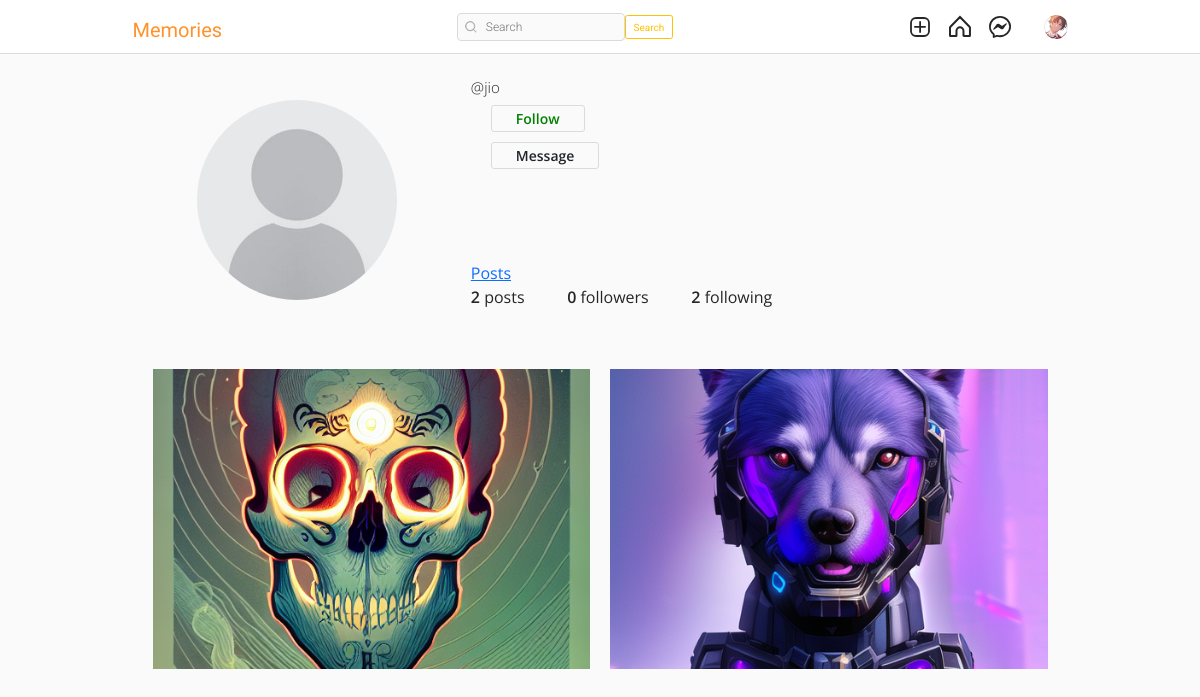
/jio/ (signed in), run on the app's committed database.
### authy/models.py (models this page shows, shortened)
class Profile(models.Model):
    user = models.OneToOneField(User, related_name='profile', on_delete=models.CASCADE)
    image = models.ImageField(upload_to="profile_pciture", null=True, default="default.jpg")
    first_name = models.CharField(max_length=200, null=True, blank=True)
    last_name = models.CharField(max_length=200, null=True, blank=True)
    bio = models.CharField(max_length=200, null=True, blank=True)
    location = models.CharField(max_length=200, null=True, blank=True)
    url = models.URLField(max_length=200, null=True, blank=True)
    favourite = models.ManyToManyField(Post, blank=True)

### post/models.py (models this page shows)
class Post(models.Model):
    id = models.UUIDField(primary_key=True, default=uuid.uuid4, editable=False)
    picture = models.ImageField(upload_to=user_directory_path, verbose_name="Picture")
    caption = models.CharField(max_length=10000, verbose_name="Caption")
    posted = models.DateField(auto_now_add=True)
    tags = models.ManyToManyField(Tag, related_name="tags")
    user = models.ForeignKey(User, on_delete=models.CASCADE)
    likes = models.IntegerField(default=0)
    def get_absolute_url(self):
        return reverse("post-details", args=[str(self.id)])

### authy/views.py (the view)
# urls.py: path("<username>/", UserProfile, name="profile"),
def UserProfile(request, username):
    Profile.objects.get_or_create(user=request.user)
    try:
        user = User.objects.get(username=username)
    except User.DoesNotExist:
        return render(request, "error_404.html")
    try:
        profile = Profile.objects.get(user=user)
    except Profile.DoesNotExist:
        return render(request, "error_404.html")
    url_name = resolve(request.path).url_name
    posts = Post.objects.filter(user=user).order_by("-posted")
    if url_name == "profile":
        posts = Post.objects.filter(user=user).order_by("-posted")
    else:
        posts = profile.favourite.all()
    posts_count = Post.objects.filter(user=user).count()
    following_count = Follow.objects.filter(follower=user).count()
    followers_count = Follow.objects.filter(following=user).count()
    follow_status = Follow.objects.filter(
        following=user, follower=request.user
    ).exists()
    paginator = Paginator(posts, 8)
    page_number = request.GET.get("page")
    posts_paginator = paginator.get_page(page_number)
    context = {
        "posts": posts,
        "profile": profile,
        "posts_count": posts_count,
        "following_count": following_count,
        "followers_count": followers_count,
        "posts_paginator": posts_paginator,
        "follow_status": follow_status,
    }
    return render(request, "profile.html", context)

### templates/profile.html (shortened to what this page needs)
{% extends 'base.html' %}
{% load static %}
{% block load_lib %}
    <link rel="stylesheet" href="{% static 'assets3/css/reset.css' %}">
    <link rel="stylesheet" href="{% static 'assets3/css/styles.css' %}">
    <link rel="stylesheet"
          href="https://use.fontawesome.com/releases/v5.2.0/css/all.css">
{% endblock load_lib %}
{% block content %}
    <header>
        <br>
        <br>
        <br>
        <div class="container">
            <div class="profile">
                <div class="profile-image">
                    <img src="{{ profile.image.url }}"
                         alt=""
                         style="width: 200px;
                                height: 200px">
                </div>
                <div class="profile-user-settings">
                    <h5 style="font-size: 15px;" class="profile-user-name">@{{ profile.user.username }}</h5>
                    <br>
                    <br>
                    {% if request.user.is_authenticated and request.user != profile.user %}
                        {% if follow_status == True %}
                            <a href="{% url 'follow' profile.user 0 %}"
                               class="btn profile-edit-btn"
                               style="color: red">Unfollow</a>
                            <br>
                            <br>
                        {% else %}
                            <a href="{% url 'follow' profile.user 1 %}"
                               class="btn profile-edit-btn"
                               style="color: green">Follow</a>
                            <br>
                            <br>
                        {% endif %}
                    {% endif %}
                    {% if request.user.is_authenticated and request.user != profile.user %}
                        <a href="{% url 'conversation' profile.user %}"
                           class="btn profile-edit-btn">Message</a>
                        <br>
                        <br>
                    {% endif %}
                    <br>
                </div>
                <div class="profile-bio">
                    <br>
                    <br>
                    <br>
                    <div class="profile-user-settings">
                        <a href="{% url 'profile' profile.user %}"
                           class="btns profiele-edit-btn">Posts</a>
                    </div>
                </div>
                <div class="profile-stats">
                    <ul>
                        <li>
                            <span class="profile-stat-count">{{ posts_count }}</span> posts
                        </li>
                        <li>
                            <span class="profile-stat-count">{{ followers_count }}</span> followers
                        </li>
                        <li>
                            <span class="profile-stat-count">{{ following_count }}</span> following
                        </li>
                    </ul>
                    <br>
                </div>
            </div>
        </div>
    </header>
    <main>
        <div class="container">
            <div class="gallery">
                {% for post in posts %}
                    <a href="{{ post.get_absolute_url }}">
                        <div class="gallery-item" tabindex="0">
                            <img src="{{ post.picture.url }}"
                                 class="gallery-image"
                                 alt=""
                                 style="width: 500px;
                                        height: 300px;
                                        object-fit: cover">
                        </div>
                    </a>
                {% endfor %}
            </div>
        </div>
    </main>
{% endblock content %}

### templates/base.html (shortened to what this page needs)
{% load static %}
<!DOCTYPE html>
<html lang="en">
    <head>
        <link rel="stylesheet"
              href="https://cdn.jsdelivr.net/npm/bootstrap-icons@1.8.1/font/bootstrap-icons.css">
        <link href="https://cdn.jsdelivr.net/npm/bootstrap@5.1.3/dist/css/bootstrap.min.css"
              rel="stylesheet"
>
        <link rel="stylesheet"
              type="text/css"
              href="{% static 'assets1/style.css' %}">
        {% block load_lib %}
        {% endblock load_lib %}
    </head>
    <body>
        <header class="header" style="z-index: 3;">
            <nav class="header__content">
                <div class="header__buttons">
                    <a href="{% url 'index' %}"
                       class="header__home"
                       style="text-decoration: none">
                        <span class="logo">Memories</span></a>
                </div>
                <form action="{% url 'search-users' %}" method="get">
                    <div class="header__search">
                        <input type="text" placeholder="Search" name="q" value="{{ request.GET.q }}">
                        <button class="btn btn-outline-warning" type="submit">Search</button>
                    </div>
                </form>
                <div class="header__buttons header__buttons--desktop">
                    <a href="{% url 'newpost' %}">
                    </a>
                    <a href="{% url 'index' %}">
                    </a>
                    <a href="{% url 'message' %}">
                    </a>
                    <a href="">
                        <button class="profile-button">
                            <a href="{% url 'profile' request.user %}">
                                <div class="profile-button__picture">
                                    <img src="{{ request.user.profile.image.url }}" alt="User Picture">
                                </div>
                            </a>
                        </button>
                    </a>
                </div>
            </nav>
        </header>
        {% block content %}
        {% endblock content %}
</body>
</html>

### static/assets1/style.css (style rules this page uses)
*, *::after, *::before { box-sizing: border-box; margin: 0; padding: 0; }
*, button, input, select, textarea { font-family: 'Roboto', sans-serif; }
:root { --primary: hsl(0, 0%, 100%); --secondary: hsl(0, 0%, 98%); --border: hsl(0, 0%, 86%); --story-border: hsl(0, 0%, 78%); --img-border: hsla(0, 0%, 0%, 0.1); --text-dark: hsl(0, 0%, 15%); --text-light: hsl(0, 0%, 60%); --like: hsl(355, 82%, 61%); --link: hsl(204, 100%, 48%); --header-height: 44px; --nav-height: 44px; }
body { min-height: 100vh; display: flex; flex-direction: column; overflow-y: auto; }
svg { display: block; }
img { max-width: 100%; }
.header { width: 100%; height: var(--header-height); background-color: var(--primary); display: flex; justify-content: center; position: fixed; top: 0; left: 0; }
.header::after { content: ''; position: absolute; bottom: 0; width: 100%; height: 1px; background-color: var(--border); }
.header__content { width: 100%; max-width: 975px; padding: 0 14px; display: flex; justify-content: space-between; align-items: center; }
.header__home { margin-top: 5px; }
.header__search { width: 216px; height: 28px; display: none; align-items: center; position: relative; }
.header__search svg { width: 12px; height: 12px; position: absolute; left: 8px; }
.header__search input { width: 100%; height: 100%; background-color: var(--secondary); padding: 4px 10px 4px 28px; border: 1px solid var(--border); border-radius: 4px; outline: none; font-size: 12px; font-weight: 300; text-decoration: none; color: var(--text-light); text-overflow: ellipsis; overflow: hidden; white-space: nowrap; }
.header__buttons { display: flex; align-items: center; gap: 16px; }
.profile-button { background-color: transparent; border: none; outline: none; cursor: pointer; position: relative; }
.profile-button__picture { width: 24px; height: 24px; border-radius: 50%; overflow: hidden; position: relative; }
.profile-button__picture::after { content: ''; position: absolute; top: 0; bottom: 0; left: 0; right: 0; border: 1px solid var(--img-border); border-radius: 50%; }
@media (min-width: 768px) { :root { --header-height: 54px; --nav-height: 0px; } }
@media (min-width: 768px) { .header__content { padding: 0 20px; } }
@media (min-width: 768px) { .header__search { display: flex; } }

### static/assets3/css/styles.css (style rules this page uses)
:root { font-size: 10px; }
*, *::before, *::after { box-sizing: border-box; }
body { font-family: "Open Sans", Arial, sans-serif; min-height: 100vh; background-color: #fafafa; color: #262626; padding-bottom: 3rem; }
img { display: block; }
.container { max-width: 93.5rem; margin: 0 auto; padding: 0 2rem; }
.profile { padding: 5rem 0; }
.profile::after { content: ""; display: block; clear: both; }
.profile-image { float: left; width: calc(33.333% - 1rem); display: flex; justify-content: center; align-items: center; margin-right: 3rem; }
.profile-image img { border-radius: 50%; }
.profile-user-settings, .profile-stats, .profile-bio { float: left; width: calc(66.666% - 2rem); }
.profile-user-settings { margin-top: 1.1rem; }
.profile-user-name { display: inline-block; font-size: 3.2rem; font-weight: 300; }
.profile-edit-btn { font-size: 1.4rem; line-height: 1.8; border: 0.1rem solid #dbdbdb; border-radius: 0.3rem; padding: 0 2.4rem; margin-left: 2rem; }
.profile-stats { margin-top: 2.3rem; }
.profile-stats li { display: inline-block; font-size: 1.6rem; line-height: 1.5; margin-right: 4rem; cursor: pointer; }
.profile-stats li:last-of-type { margin-right: 0; }
.profile-bio { font-size: 1.6rem; font-weight: 400; line-height: 1.5; margin-top: 2.3rem; }
.profile-real-name, .profile-stat-count, .profile-edit-btn { font-weight: 600; }
.gallery { display: flex; flex-wrap: wrap; margin: -1rem -1rem; padding-bottom: 3rem; }
.gallery-item { position: relative; flex: 1 0 22rem; margin: 1rem; color: #fff; cursor: pointer; }
.gallery-image { width: 100%; height: 100%; object-fit: cover; }

### templates/base.html (style rules this page uses)
.logo { font-family: 'Kaushan Script', cursive; font-size:2rem; color:#ff922b; }

### data on the page
Profile: image (placeholder picture), user.username "jio"
Post: picture (picture)
Post: picture (picture)

### other printed values
{{ posts_count }} "2"
{{ followers_count }} "0"
{{ following_count }} "2"
